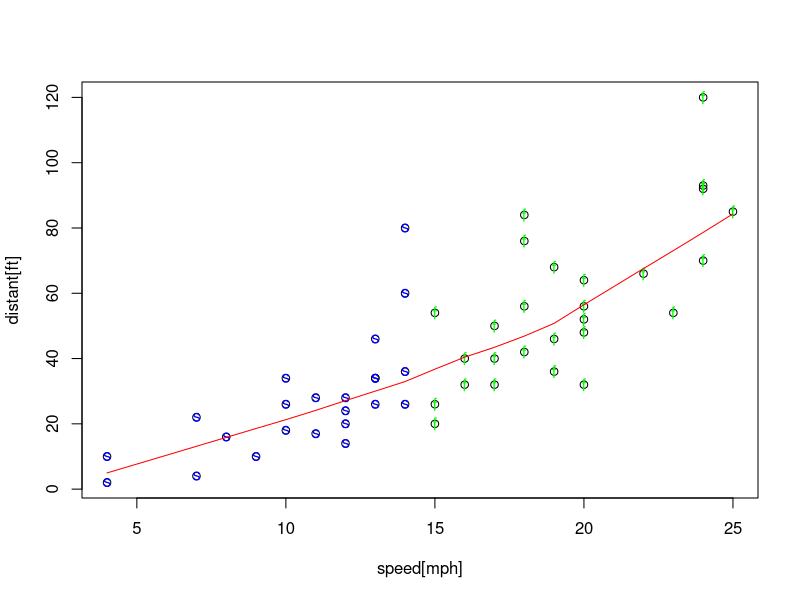

R code for this plot:
##########################################################################################################################################

#(주의) ->  순차적으로 코드를 실행하는 것을 권함!

#에러 발생 시 github Finance/R-Finance-Programming 경로에 issue를 남기면 확인

##########################################################################################################################################



### 저수준 그래프 함수

##########################################################################################################################################

### points & lines

# points(x,y), lines(x,y) 형태로 사용하며 각각 점 그래프와 선 그래프를 그려줌.


attach(cars)
plot(cars, xlab="speed[mph]", ylab="distant[ft]")
points(speed[speed<15],dist[speed<15],pch="s",col="blue")
points(speed[speed>=15],dist[speed>=15],pch="f",col="green")
lines(lowess(cars),col="red")

# cars는 자동차의 속도와 제동거리를 모아놓은 R 내장 데이터.
# lowess()는 "locally weighted polynomial regression" 을 통해서 데이터들을 fit하는 함수의 한 종류.

graphics.off()                    # 그래프 지워주는 함수.


############################################################결과값(print)#################################################################

# 그래프 찍어보기.


##########################################################################################################################################
